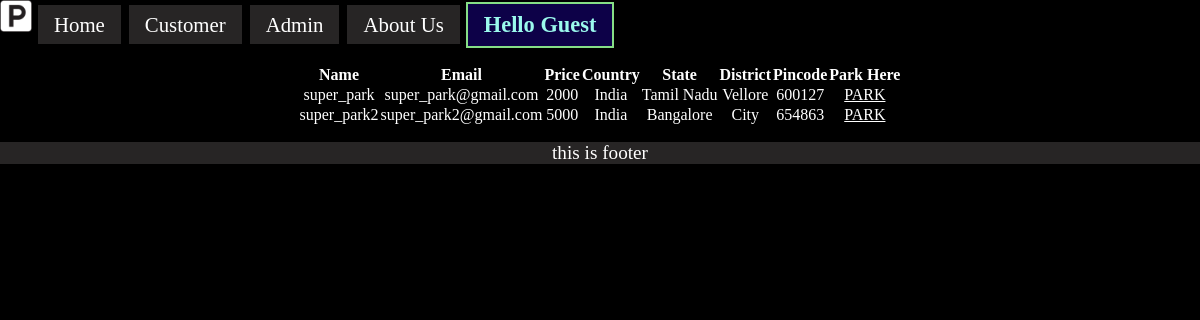
The page / on the database its author committed.
### tables this page shows
CREATE TABLE `place` (
  `p_id` int(15) NOT NULL,
  `a_id` int(15) NOT NULL,
  `p_price` int(15) NOT NULL DEFAULT 0,
  `p_from` datetime DEFAULT NULL,
  `p_till` datetime DEFAULT NULL,
  `v_no` varchar(255) DEFAULT NULL
);

### index.php (the view, shortened to what this page needs)
<?php
include('configuration/database_config.php');
$sql='SELECT p.p_id, p.a_id, p.p_price, p.p_from, p.p_till, p.v_no, a.a_email, a.a_name, a.a_company_name,a.a_email, a.a_country, a.a_state, a.a_district, a.a_address, a.a_pincode FROM place as p, admin as a WHERE p.a_id=a.a_id AND p.v_no IS NULL';
$result=mysqli_query($conn,$sql);
$places=mysqli_fetch_all($result,MYSQLI_ASSOC);
?>
<?php include('template/header.php'); ?>
<section>
<table class="centre_t">
<thead>
    <tr>
        <th>Name</th>
        <th>Email</th>
        <th>Price</th>
        <th>Country</th>
        <th>State</th>
        <th>District</th>
        <th>Pincode</th>
        <th>Park Here</th>
    </tr>
</thead>
<tbody>
<?php foreach ($places as $place) {?>
    <div class="centre_t">
    <tr>
        <td><?php echo htmlspecialchars($place['a_company_name']) ; ?></td>
        <td><?php echo htmlspecialchars($place['a_email']) ; ?></td>
        <td><?php echo htmlspecialchars($place['p_price']) ; ?></td>
        <td><?php echo htmlspecialchars($place['a_country']) ; ?></td>
        <td><?php echo htmlspecialchars($place['a_state']) ; ?></td>
        <td><?php echo htmlspecialchars($place['a_district']) ; ?></td>
        <td><?php echo htmlspecialchars($place['a_pincode']) ; ?></td>
        <td><a class="park_here" href="index.php?c_p_id=<?php echo $place['p_id']; ?>">PARK</a></td>
    </tr>
    </div>
<?php  }  ?>
</tbody>
</table>
</section>
<?php include('template/footer.php'); ?>

### template/header.php (shortened to what this page needs)
<?php
$name=$_SESSION['name']??'Guest';
?>
<!DOCTYPE html>
<html lang="en">
<head>
    <link rel="stylesheet" href="css/style.css">
</head>
<body>
<div id="container">
    <nav>
    <ul>
    <li><img src="img/park.png" alt="no favicon image found"></li>
    <li><a class="hov" href="index.php">Home</a></li>
    <li><a class="hov" href="customer_login.php">Customer</a></li>
    <li><a class="hov" href="admin_login.php">Admin</a></li>
    <li><a class="hov" target="_blank" href="https://github.com/7abhisheknn/Parking_Management_System">About Us</a></li>
    <li id="name">Hello <?php echo $name; ?></li>
    </ul>
    </nav>

### template/footer.php
<footer>this is footer</footer>
</div>
</body>
</html>

### css/style.css (style rules this page uses)
* { padding: 0px; margin: 0px; color: white; background-color: black; }
#container { display: grid; grid-gap: 1rem; grid-template-areas: 'navbar' 'section' 'footer'; }
nav { display: navbar; display: grid; grid-auto-flow: row; }
nav li { display: inline-block; }
nav ul li img { width: 2rem; height: 2rem; }
nav ul li a { text-decoration: none; padding: 0.5rem 1rem; background-color: rgb(39, 37, 37); font-size: 1.3rem; border: 2px solid black; }
section { display: section; }
footer { display: footer; text-align: center; font-size: 1.2rem; }
nav, footer { background-color: rgb(39, 37, 37); }
.centre_t { margin: auto; text-align: center; }
#name,#logout { border: 2px solid #86de86; border-radius: 0px; padding: 0.5rem 1rem; font-size: 1.4rem; font-weight: bolder; background-color: #0d0148; color: #9bf9ed; }

### rows shown on the page
place: a.a_company_name "super_park", a.a_email "super_park@gmail.com", p_price "2000", a.a_country "India", a.a_state "Tamil Nadu", a.a_district "Vellore", a.a_pincode "600127"
place: a.a_company_name "super_park2", a.a_email "super_park2@gmail.com", p_price "5000", a.a_country "India", a.a_state "Bangalore", a.a_district "City", a.a_pincode "654863"

### other values the page prints
$name "Guest"
